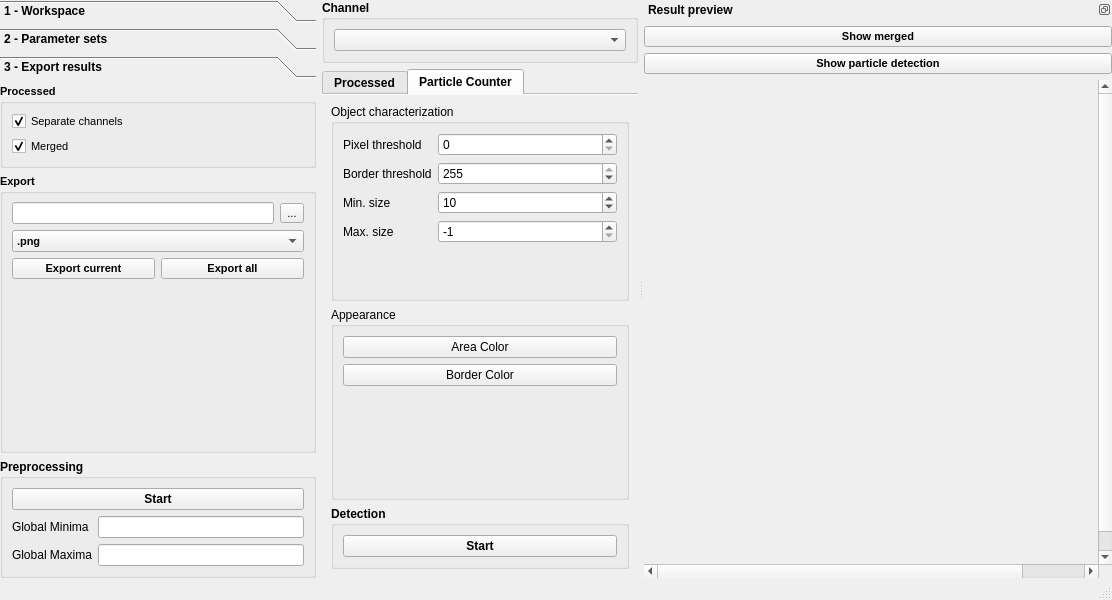
<?xml version="1.0" encoding="UTF-8"?>
<ui version="4.0">
 <class>MainWindow</class>
 <widget class="QMainWindow" name="MainWindow">
  <property name="geometry">
   <rect>
    <x>0</x>
    <y>0</y>
    <width>1112</width>
    <height>600</height>
   </rect>
  </property>
  <property name="windowTitle">
   <string>Microscopy</string>
  </property>
  <property name="dockOptions">
   <set>QMainWindow::AnimatedDocks</set>
  </property>
  <widget class="QWidget" name="centralwidget">
   <layout class="QGridLayout" name="gridLayout">
    <property name="leftMargin">
     <number>0</number>
    </property>
    <property name="topMargin">
     <number>0</number>
    </property>
    <property name="rightMargin">
     <number>0</number>
    </property>
    <property name="bottomMargin">
     <number>0</number>
    </property>
    <item row="1" column="0">
     <widget class="QToolBox" name="toolBox_progress">
      <property name="font">
       <font>
        <pointsize>9</pointsize>
        <weight>75</weight>
        <bold>true</bold>
       </font>
      </property>
      <property name="currentIndex">
       <number>2</number>
      </property>
      <widget class="QWidget" name="page_workspace">
       <property name="geometry">
        <rect>
         <x>0</x>
         <y>0</y>
         <width>285</width>
         <height>339</height>
        </rect>
       </property>
       <attribute name="label">
        <string>1 - Workspace</string>
       </attribute>
       <layout class="QVBoxLayout" name="verticalLayout_5">
        <property name="leftMargin">
         <number>0</number>
        </property>
        <property name="topMargin">
         <number>0</number>
        </property>
        <property name="rightMargin">
         <number>0</number>
        </property>
        <property name="bottomMargin">
         <number>0</number>
        </property>
        <item>
         <widget class="QWidget" name="widget" native="true">
          <property name="font">
           <font>
            <pointsize>8</pointsize>
            <weight>50</weight>
            <bold>false</bold>
           </font>
          </property>
          <layout class="QHBoxLayout" name="horizontalLayout">
           <item>
            <widget class="QLineEdit" name="edit_directory">
             <property name="readOnly">
              <bool>true</bool>
             </property>
            </widget>
           </item>
           <item>
            <widget class="QToolButton" name="btn_open_directory">
             <property name="text">
              <string>...</string>
             </property>
            </widget>
           </item>
          </layout>
         </widget>
        </item>
        <item>
         <widget class="QListWidget" name="list_files">
          <property name="font">
           <font>
            <pointsize>8</pointsize>
            <weight>50</weight>
            <bold>false</bold>
           </font>
          </property>
         </widget>
        </item>
       </layout>
      </widget>
      <widget class="QWidget" name="page_params">
       <property name="geometry">
        <rect>
         <x>0</x>
         <y>0</y>
         <width>285</width>
         <height>339</height>
        </rect>
       </property>
       <property name="font">
        <font>
         <pointsize>8</pointsize>
         <weight>50</weight>
         <bold>false</bold>
        </font>
       </property>
       <attribute name="label">
        <string>2 - Parameter sets</string>
       </attribute>
       <layout class="QVBoxLayout" name="verticalLayout_6">
        <property name="leftMargin">
         <number>0</number>
        </property>
        <property name="topMargin">
         <number>0</number>
        </property>
        <property name="rightMargin">
         <number>0</number>
        </property>
        <property name="bottomMargin">
         <number>0</number>
        </property>
        <item>
         <widget class="QWidget" name="widget_2" native="true">
          <layout class="QHBoxLayout" name="horizontalLayout_3">
           <item>
            <widget class="QPushButton" name="btn_params_add">
             <property name="text">
              <string/>
             </property>
             <property name="icon">
              <iconset>
               <normaloff>icons/add.png</normaloff>icons/add.png</iconset>
             </property>
             <property name="iconSize">
              <size>
               <width>30</width>
               <height>30</height>
              </size>
             </property>
            </widget>
           </item>
           <item>
            <widget class="QPushButton" name="btn_params_save">
             <property name="text">
              <string/>
             </property>
             <property name="icon">
              <iconset>
               <normaloff>icons/save.png</normaloff>icons/save.png</iconset>
             </property>
             <property name="iconSize">
              <size>
               <width>30</width>
               <height>30</height>
              </size>
             </property>
            </widget>
           </item>
           <item>
            <widget class="QPushButton" name="btn_params_delete">
             <property name="text">
              <string/>
             </property>
             <property name="icon">
              <iconset>
               <normaloff>icons/bin.png</normaloff>icons/bin.png</iconset>
             </property>
             <property name="iconSize">
              <size>
               <width>30</width>
               <height>30</height>
              </size>
             </property>
            </widget>
           </item>
           <item>
            <spacer name="horizontalSpacer">
             <property name="orientation">
              <enum>Qt::Horizontal</enum>
             </property>
             <property name="sizeHint" stdset="0">
              <size>
               <width>40</width>
               <height>20</height>
              </size>
             </property>
            </spacer>
           </item>
          </layout>
         </widget>
        </item>
        <item>
         <widget class="QListWidget" name="list_params">
          <property name="sortingEnabled">
           <bool>true</bool>
          </property>
         </widget>
        </item>
       </layout>
      </widget>
      <widget class="QWidget" name="page_export">
       <property name="geometry">
        <rect>
         <x>0</x>
         <y>0</y>
         <width>285</width>
         <height>339</height>
        </rect>
       </property>
       <property name="font">
        <font>
         <pointsize>8</pointsize>
         <weight>50</weight>
         <bold>false</bold>
        </font>
       </property>
       <attribute name="label">
        <string>3 - Export results</string>
       </attribute>
       <layout class="QVBoxLayout" name="verticalLayout_8">
        <property name="leftMargin">
         <number>0</number>
        </property>
        <property name="topMargin">
         <number>0</number>
        </property>
        <property name="rightMargin">
         <number>0</number>
        </property>
        <property name="bottomMargin">
         <number>0</number>
        </property>
        <item>
         <widget class="QGroupBox" name="gb_export_processed">
          <property name="font">
           <font>
            <pointsize>8</pointsize>
            <weight>75</weight>
            <bold>true</bold>
           </font>
          </property>
          <property name="title">
           <string>Processed</string>
          </property>
          <layout class="QVBoxLayout" name="verticalLayout_7">
           <item>
            <widget class="QCheckBox" name="check_export_channels">
             <property name="font">
              <font>
               <pointsize>8</pointsize>
               <weight>50</weight>
               <bold>false</bold>
              </font>
             </property>
             <property name="text">
              <string>Separate channels</string>
             </property>
             <property name="checked">
              <bool>true</bool>
             </property>
            </widget>
           </item>
           <item>
            <widget class="QCheckBox" name="check_export_merged">
             <property name="font">
              <font>
               <pointsize>8</pointsize>
               <weight>50</weight>
               <bold>false</bold>
              </font>
             </property>
             <property name="text">
              <string>Merged</string>
             </property>
             <property name="checked">
              <bool>true</bool>
             </property>
            </widget>
           </item>
          </layout>
         </widget>
        </item>
        <item>
         <widget class="QGroupBox" name="groupBox_6">
          <property name="font">
           <font>
            <pointsize>8</pointsize>
            <weight>75</weight>
            <bold>true</bold>
           </font>
          </property>
          <property name="title">
           <string>Export</string>
          </property>
          <layout class="QVBoxLayout" name="verticalLayout_9">
           <item>
            <widget class="QWidget" name="widget_3" native="true">
             <property name="font">
              <font>
               <pointsize>8</pointsize>
               <weight>75</weight>
               <bold>true</bold>
              </font>
             </property>
             <layout class="QHBoxLayout" name="horizontalLayout_4">
              <property name="leftMargin">
               <number>0</number>
              </property>
              <property name="topMargin">
               <number>0</number>
              </property>
              <property name="rightMargin">
               <number>0</number>
              </property>
              <property name="bottomMargin">
               <number>0</number>
              </property>
              <item>
               <widget class="QLineEdit" name="edit_export_directory">
                <property name="font">
                 <font>
                  <pointsize>8</pointsize>
                  <weight>50</weight>
                  <bold>false</bold>
                 </font>
                </property>
                <property name="readOnly">
                 <bool>true</bool>
                </property>
               </widget>
              </item>
              <item>
               <widget class="QToolButton" name="btn_export_directory">
                <property name="font">
                 <font>
                  <pointsize>8</pointsize>
                  <weight>50</weight>
                  <bold>false</bold>
                 </font>
                </property>
                <property name="text">
                 <string>...</string>
                </property>
               </widget>
              </item>
             </layout>
            </widget>
           </item>
           <item>
            <widget class="QComboBox" name="cb_export_format">
             <property name="currentIndex">
              <number>0</number>
             </property>
             <item>
              <property name="text">
               <string>.png</string>
              </property>
             </item>
             <item>
              <property name="text">
               <string>.tiff</string>
              </property>
             </item>
             <item>
              <property name="text">
               <string>.jpg</string>
              </property>
             </item>
            </widget>
           </item>
           <item>
            <widget class="QWidget" name="widget_3" native="true">
             <layout class="QHBoxLayout" name="horizontalLayout_5">
              <property name="leftMargin">
               <number>0</number>
              </property>
              <property name="topMargin">
               <number>0</number>
              </property>
              <property name="rightMargin">
               <number>0</number>
              </property>
              <property name="bottomMargin">
               <number>0</number>
              </property>
              <item>
               <widget class="QPushButton" name="btn_export_current">
                <property name="font">
                 <font>
                  <pointsize>8</pointsize>
                  <weight>75</weight>
                  <bold>true</bold>
                 </font>
                </property>
                <property name="text">
                 <string>Export current</string>
                </property>
               </widget>
              </item>
              <item>
               <widget class="QPushButton" name="btn_export_all">
                <property name="font">
                 <font>
                  <pointsize>8</pointsize>
                  <weight>75</weight>
                  <bold>true</bold>
                 </font>
                </property>
                <property name="text">
                 <string>Export all</string>
                </property>
               </widget>
              </item>
             </layout>
            </widget>
           </item>
           <item>
            <spacer name="verticalSpacer_4">
             <property name="orientation">
              <enum>Qt::Vertical</enum>
             </property>
             <property name="sizeHint" stdset="0">
              <size>
               <width>20</width>
               <height>40</height>
              </size>
             </property>
            </spacer>
           </item>
          </layout>
         </widget>
        </item>
       </layout>
      </widget>
     </widget>
    </item>
    <item row="2" column="0">
     <widget class="QGroupBox" name="groupBox_2">
      <property name="sizePolicy">
       <sizepolicy hsizetype="Preferred" vsizetype="Minimum">
        <horstretch>0</horstretch>
        <verstretch>0</verstretch>
       </sizepolicy>
      </property>
      <property name="font">
       <font>
        <weight>75</weight>
        <bold>true</bold>
       </font>
      </property>
      <property name="title">
       <string>Preprocessing</string>
      </property>
      <layout class="QFormLayout" name="formLayout">
       <item row="0" column="0" colspan="2">
        <widget class="QPushButton" name="btn_preprocessing">
         <property name="text">
          <string>Start</string>
         </property>
        </widget>
       </item>
       <item row="1" column="0">
        <widget class="QLabel" name="label_3">
         <property name="font">
          <font>
           <weight>50</weight>
           <bold>false</bold>
          </font>
         </property>
         <property name="text">
          <string>Global Minima</string>
         </property>
        </widget>
       </item>
       <item row="1" column="1">
        <widget class="QLineEdit" name="edit_gmin">
         <property name="font">
          <font>
           <weight>50</weight>
           <bold>false</bold>
          </font>
         </property>
         <property name="readOnly">
          <bool>true</bool>
         </property>
        </widget>
       </item>
       <item row="2" column="0">
        <widget class="QLabel" name="label_2">
         <property name="font">
          <font>
           <weight>50</weight>
           <bold>false</bold>
          </font>
         </property>
         <property name="text">
          <string>Global Maxima</string>
         </property>
        </widget>
       </item>
       <item row="2" column="1">
        <widget class="QLineEdit" name="edit_gmax">
         <property name="font">
          <font>
           <weight>50</weight>
           <bold>false</bold>
          </font>
         </property>
         <property name="readOnly">
          <bool>true</bool>
         </property>
        </widget>
       </item>
      </layout>
     </widget>
    </item>
    <item row="1" column="1" rowspan="2">
     <widget class="QWidget" name="widget_4" native="true">
      <layout class="QVBoxLayout" name="verticalLayout_4">
       <property name="leftMargin">
        <number>0</number>
       </property>
       <property name="topMargin">
        <number>0</number>
       </property>
       <property name="rightMargin">
        <number>0</number>
       </property>
       <property name="bottomMargin">
        <number>0</number>
       </property>
       <item>
        <widget class="QGroupBox" name="groupBox_3">
         <property name="font">
          <font>
           <weight>75</weight>
           <bold>true</bold>
          </font>
         </property>
         <property name="title">
          <string>Channel</string>
         </property>
         <layout class="QVBoxLayout" name="verticalLayout_2">
          <item>
           <widget class="QComboBox" name="cb_channel"/>
          </item>
         </layout>
        </widget>
       </item>
       <item>
        <widget class="QTabWidget" name="tabs_config">
         <property name="font">
          <font>
           <weight>75</weight>
           <bold>true</bold>
          </font>
         </property>
         <property name="currentIndex">
          <number>1</number>
         </property>
         <property name="documentMode">
          <bool>true</bool>
         </property>
         <widget class="QWidget" name="tab_processed">
          <attribute name="title">
           <string>Processed</string>
          </attribute>
          <layout class="QVBoxLayout" name="verticalLayout_3">
           <property name="leftMargin">
            <number>0</number>
           </property>
           <property name="topMargin">
            <number>7</number>
           </property>
           <property name="rightMargin">
            <number>0</number>
           </property>
           <property name="bottomMargin">
            <number>0</number>
           </property>
           <item>
            <widget class="QGroupBox" name="groupBox_4">
             <property name="font">
              <font>
               <weight>50</weight>
               <bold>false</bold>
              </font>
             </property>
             <property name="title">
              <string>Image</string>
             </property>
             <layout class="QFormLayout" name="formLayout_2">
              <item row="1" column="0">
               <widget class="QLabel" name="label_5">
                <property name="text">
                 <string>Mininum</string>
                </property>
               </widget>
              </item>
              <item row="1" column="1">
               <widget class="QSpinBox" name="spin_min">
                <property name="maximum">
                 <number>65535</number>
                </property>
                <property name="singleStep">
                 <number>100</number>
                </property>
               </widget>
              </item>
              <item row="2" column="0">
               <widget class="QLabel" name="label_6">
                <property name="text">
                 <string>Maximum</string>
                </property>
               </widget>
              </item>
              <item row="2" column="1">
               <widget class="QSpinBox" name="spin_max">
                <property name="minimum">
                 <number>1</number>
                </property>
                <property name="maximum">
                 <number>65535</number>
                </property>
                <property name="singleStep">
                 <number>100</number>
                </property>
               </widget>
              </item>
              <item row="3" column="0">
               <widget class="QLabel" name="label_4">
                <property name="text">
                 <string>Gamma</string>
                </property>
               </widget>
              </item>
              <item row="3" column="1">
               <widget class="QDoubleSpinBox" name="spin_gamma">
                <property name="maximum">
                 <double>50.000000000000000</double>
                </property>
                <property name="singleStep">
                 <double>0.100000000000000</double>
                </property>
                <property name="value">
                 <double>1.000000000000000</double>
                </property>
               </widget>
              </item>
              <item row="0" column="0">
               <widget class="QLabel" name="label_7">
                <property name="text">
                 <string>Color</string>
                </property>
               </widget>
              </item>
              <item row="0" column="1">
               <widget class="QPushButton" name="btn_channel_color">
                <property name="text">
                 <string>Color</string>
                </property>
               </widget>
              </item>
              <item row="4" column="0" colspan="2">
               <spacer name="verticalSpacer_2">
                <property name="orientation">
                 <enum>Qt::Vertical</enum>
                </property>
                <property name="sizeHint" stdset="0">
                 <size>
                  <width>20</width>
                  <height>40</height>
                 </size>
                </property>
               </spacer>
              </item>
             </layout>
            </widget>
           </item>
           <item>
            <widget class="QGroupBox" name="gb_sb">
             <property name="font">
              <font>
               <weight>50</weight>
               <bold>false</bold>
              </font>
             </property>
             <property name="title">
              <string>Scale Bar</string>
             </property>
             <property name="checkable">
              <bool>true</bool>
             </property>
             <layout class="QFormLayout" name="formLayout_3">
              <item row="2" column="0">
               <widget class="QLabel" name="label_8">
                <property name="text">
                 <string>Length [µm]</string>
                </property>
               </widget>
              </item>
              <item row="4" column="0">
               <widget class="QLabel" name="label_10">
                <property name="text">
                 <string>Line Thickness</string>
                </property>
               </widget>
              </item>
              <item row="1" column="0">
               <widget class="QLabel" name="label_9">
                <property name="text">
                 <string>Color</string>
                </property>
               </widget>
              </item>
              <item row="1" column="1">
               <widget class="QPushButton" name="btn_sb_color">
                <property name="text">
                 <string>Color</string>
                </property>
               </widget>
              </item>
              <item row="3" column="0">
               <widget class="QLabel" name="label_11">
                <property name="text">
                 <string>Text Size</string>
                </property>
               </widget>
              </item>
              <item row="3" column="1">
               <widget class="QSpinBox" name="spin_sb_text_size">
                <property name="maximum">
                 <number>1000</number>
                </property>
                <property name="value">
                 <number>80</number>
                </property>
               </widget>
              </item>
              <item row="0" column="1">
               <widget class="QLineEdit" name="edit_pixel_size">
                <property name="readOnly">
                 <bool>true</bool>
                </property>
               </widget>
              </item>
              <item row="0" column="0">
               <widget class="QLabel" name="label">
                <property name="text">
                 <string>Pixel Size XYZ [m]</string>
                </property>
               </widget>
              </item>
              <item row="4" column="1">
               <widget class="QSpinBox" name="spin_sb_thickness">
                <property name="minimum">
                 <number>1</number>
                </property>
                <property name="maximum">
                 <number>1000</number>
                </property>
                <property name="value">
                 <number>4</number>
                </property>
               </widget>
              </item>
              <item row="2" column="1">
               <widget class="QSpinBox" name="spin_sb_length">
                <property name="minimum">
                 <number>1</number>
                </property>
                <property name="maximum">
                 <number>1000000</number>
                </property>
                <property name="singleStep">
                 <number>10</number>
                </property>
                <property name="value">
                 <number>100</number>
                </property>
               </widget>
              </item>
              <item row="5" column="0" colspan="2">
               <spacer name="verticalSpacer">
                <property name="orientation">
                 <enum>Qt::Vertical</enum>
                </property>
                <property name="sizeHint" stdset="0">
                 <size>
                  <width>20</width>
                  <height>40</height>
                 </size>
                </property>
               </spacer>
              </item>
             </layout>
            </widget>
           </item>
          </layout>
         </widget>
         <widget class="QWidget" name="tab_particle_counter">
          <attribute name="title">
           <string>Particle Counter</string>
          </attribute>
          <layout class="QVBoxLayout" name="verticalLayout_10">
           <item>
            <widget class="QGroupBox" name="groupBox_7">
             <property name="font">
              <font>
               <weight>50</weight>
               <bold>false</bold>
              </font>
             </property>
             <property name="title">
              <string>Object characterization</string>
             </property>
             <layout class="QFormLayout" name="formLayout_4">
              <item row="0" column="0">
               <widget class="QLabel" name="label_14">
                <property name="text">
                 <string>Pixel threshold</string>
                </property>
               </widget>
              </item>
              <item row="0" column="1">
               <widget class="QSpinBox" name="spin_obj_pixel_threshold">
                <property name="maximum">
                 <number>254</number>
                </property>
                <property name="singleStep">
                 <number>1</number>
                </property>
               </widget>
              </item>
              <item row="1" column="0">
               <widget class="QLabel" name="label_16">
                <property name="text">
                 <string>Border threshold</string>
                </property>
               </widget>
              </item>
              <item row="2" column="0">
               <widget class="QLabel" name="label_12">
                <property name="text">
                 <string>Min. size</string>
                </property>
               </widget>
              </item>
              <item row="2" column="1">
               <widget class="QSpinBox" name="spin_obj_minsize">
                <property name="minimum">
                 <number>0</number>
                </property>
                <property name="maximum">
                 <number>999999999</number>
                </property>
                <property name="singleStep">
                 <number>10</number>
                </property>
                <property name="value">
                 <number>10</number>
                </property>
               </widget>
              </item>
              <item row="3" column="0">
               <widget class="QLabel" name="label_13">
                <property name="text">
                 <string>Max. size</string>
                </property>
               </widget>
              </item>
              <item row="3" column="1">
               <widget class="QSpinBox" name="spin_obj_maxsize">
                <property name="minimum">
                 <number>-1</number>
                </property>
                <property name="maximum">
                 <number>999999999</number>
                </property>
                <property name="singleStep">
                 <number>100</number>
                </property>
                <property name="value">
                 <number>-1</number>
                </property>
               </widget>
              </item>
              <item row="4" column="0" colspan="2">
               <spacer name="verticalSpacer_3">
                <property name="orientation">
                 <enum>Qt::Vertical</enum>
                </property>
                <property name="sizeHint" stdset="0">
                 <size>
                  <width>20</width>
                  <height>40</height>
                 </size>
                </property>
               </spacer>
              </item>
              <item row="1" column="1">
               <widget class="QSpinBox" name="spin_obj_border_threshold">
                <property name="maximum">
                 <number>255</number>
                </property>
                <property name="value">
                 <number>255</number>
                </property>
               </widget>
              </item>
             </layout>
            </widget>
           </item>
           <item>
            <widget class="QGroupBox" name="groupBox_8">
             <property name="font">
              <font>
               <weight>50</weight>
               <bold>false</bold>
              </font>
             </property>
             <property name="title">
              <string>Appearance</string>
             </property>
             <layout class="QVBoxLayout" name="verticalLayout_11">
              <item>
               <widget class="QPushButton" name="btn_obj_area_color">
                <property name="text">
                 <string>Area Color</string>
                </property>
               </widget>
              </item>
              <item>
               <widget class="QPushButton" name="btn_obj_border_color">
                <property name="text">
                 <string>Border Color</string>
                </property>
               </widget>
              </item>
              <item>
               <spacer name="verticalSpacer_5">
                <property name="orientation">
                 <enum>Qt::Vertical</enum>
                </property>
                <property name="sizeHint" stdset="0">
                 <size>
                  <width>20</width>
                  <height>40</height>
                 </size>
                </property>
               </spacer>
              </item>
             </layout>
            </widget>
           </item>
           <item>
            <widget class="QGroupBox" name="groupBox_9">
             <property name="title">
              <string>Detection</string>
             </property>
             <layout class="QVBoxLayout" name="verticalLayout_12">
              <item>
               <widget class="QPushButton" name="btn_obj_detection">
                <property name="text">
                 <string>Start</string>
                </property>
               </widget>
              </item>
             </layout>
            </widget>
           </item>
          </layout>
         </widget>
        </widget>
       </item>
      </layout>
     </widget>
    </item>
   </layout>
  </widget>
  <widget class="QStatusBar" name="statusbar"/>
  <widget class="QDockWidget" name="dockWidget">
   <property name="font">
    <font>
     <pointsize>9</pointsize>
     <weight>75</weight>
     <bold>true</bold>
    </font>
   </property>
   <property name="features">
    <set>QDockWidget::DockWidgetFloatable|QDockWidget::DockWidgetMovable</set>
   </property>
   <property name="windowTitle">
    <string>Result preview</string>
   </property>
   <attribute name="dockWidgetArea">
    <number>2</number>
   </attribute>
   <widget class="QWidget" name="dockWidgetContents">
    <property name="font">
     <font>
      <pointsize>8</pointsize>
      <weight>50</weight>
      <bold>false</bold>
     </font>
    </property>
    <layout class="QVBoxLayout" name="verticalLayout">
     <property name="leftMargin">
      <number>0</number>
     </property>
     <property name="topMargin">
      <number>7</number>
     </property>
     <property name="rightMargin">
      <number>0</number>
     </property>
     <property name="bottomMargin">
      <number>0</number>
     </property>
     <item>
      <widget class="QPushButton" name="btn_merged">
       <property name="font">
        <font>
         <pointsize>8</pointsize>
         <weight>75</weight>
         <bold>true</bold>
        </font>
       </property>
       <property name="text">
        <string>Show merged</string>
       </property>
       <property name="checkable">
        <bool>true</bool>
       </property>
      </widget>
     </item>
     <item>
      <widget class="QPushButton" name="btn_show_detection">
       <property name="font">
        <font>
         <pointsize>8</pointsize>
         <weight>75</weight>
         <bold>true</bold>
        </font>
       </property>
       <property name="text">
        <string>Show particle detection</string>
       </property>
       <property name="checkable">
        <bool>true</bool>
       </property>
      </widget>
     </item>
     <item>
      <widget class="QScrollArea" name="scrollArea_preview">
       <property name="frameShape">
        <enum>QFrame::NoFrame</enum>
       </property>
       <property name="alignment">
        <set>Qt::AlignCenter</set>
       </property>
       <widget class="QWidget" name="scrollAreaWidget_preview">
        <property name="geometry">
         <rect>
          <x>0</x>
          <y>0</y>
          <width>530</width>
          <height>505</height>
         </rect>
        </property>
        <property name="font">
         <font>
          <pointsize>8</pointsize>
          <weight>50</weight>
          <bold>false</bold>
         </font>
        </property>
        <layout class="QHBoxLayout" name="horizontalLayout_2">
         <property name="leftMargin">
          <number>0</number>
         </property>
         <property name="topMargin">
          <number>0</number>
         </property>
         <property name="rightMargin">
          <number>0</number>
         </property>
         <property name="bottomMargin">
          <number>0</number>
         </property>
         <item>
          <widget class="QLabel" name="label_preview">
           <property name="sizePolicy">
            <sizepolicy hsizetype="Ignored" vsizetype="Ignored">
             <horstretch>0</horstretch>
             <verstretch>0</verstretch>
            </sizepolicy>
           </property>
           <property name="text">
            <string/>
           </property>
           <property name="scaledContents">
            <bool>true</bool>
           </property>
          </widget>
         </item>
        </layout>
       </widget>
      </widget>
     </item>
    </layout>
   </widget>
  </widget>
 </widget>
 <resources/>
 <connections/>
</ui>
